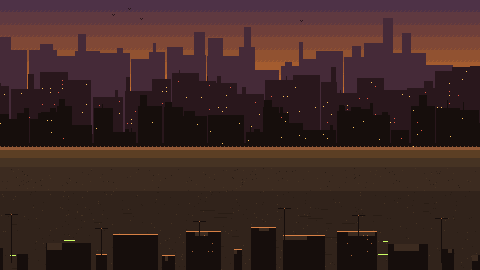
#> input picture Assets/Art/PixelWasteland/BG/codex_bg.png, 480 x 270 px
$ python gen_extra.py
#> lines starting #> are read from the running program, lines starting #| are printed output that depends on the picture
# -*- coding: utf-8 -*-
"""补充素材：暗角 + 背景提亮。用法: python Docs/_tools/gen_extra.py"""
import os
from PIL import Image, ImageEnhance

ROOT = os.path.abspath(os.path.join(os.path.dirname(__file__), '..', '..'))
ART = os.path.join(ROOT, 'Assets', 'Art', 'PixelWasteland')


def make_vignette(W=320, H=180):
    """径向暗角：边缘不透明黑，中心全透明。平滑渐变，不做像素化。"""
#> called with W = 320, H = 180
    im = Image.new('RGBA', (W, H), (0, 0, 0, 0))
#> im: PIL image 320x180 RGBA; every value is 0
    px = im.load()
    cx, cy = (W - 1) / 2.0, (H - 1) / 2.0
    maxd = (cx * cx + cy * cy) ** 0.5
    for y in range(H):
        for x in range(W):
            dx = (x - cx) / cx
            dy = (y - cy) / cy
            # 椭圆距离，中心留出干净区域
            d = min(1.0, (dx * dx * 0.85 + dy * dy * 0.85) ** 0.5)
            a = 0.0
            if d > 0.55:
                t = (d - 0.55) / 0.45
                a = (t ** 1.6) * 0.72
            if a > 0.004:
                px[x, y] = (0, 0, 0, int(min(255, a * 255)))
    return im


def brighten(path, factor=1.18, contrast=1.04):
    im = Image.open(path).convert('RGBA')
    r, g, b, a = im.split()
    rgb = Image.merge('RGB', (r, g, b))
    rgb = ImageEnhance.Brightness(rgb).enhance(factor)
    rgb = ImageEnhance.Contrast(rgb).enhance(contrast)
    r2, g2, b2 = rgb.split()
    out = Image.merge('RGBA', (r2, g2, b2, a))
    out.save(path)
    return path


if __name__ == '__main__':
    os.makedirs(os.path.join(ART, 'UI'), exist_ok=True)
    make_vignette().save(os.path.join(ART, 'UI', 'vignette.png'))
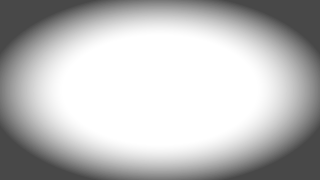
#> saved as vignette.png: PIL image 320x180 RGBA; mean R, G, B, A 0, 0, 0, 66.8; transparent parts drawn white
    print('vignette ok')

    bg = os.path.join(ART, 'BG', 'codex_bg.png')
    brighten(bg, 1.18, 1.05)
#> in brighten, im is the input picture: PIL image 480x270 RGBA; mean R, G, B, A 61.1, 38.8, 35.4, 255
#> in brighten, `r, g, b, a = im.split()`:
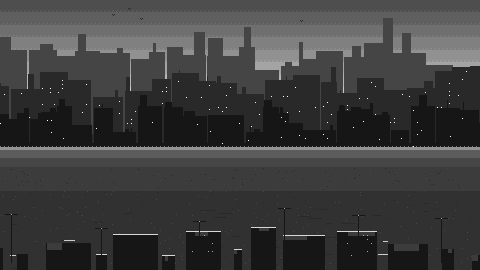
#> r: PIL image 480x270 L; min 22, max 255, mean 61.1
#> in brighten, `r, g, b, a = im.split()`:
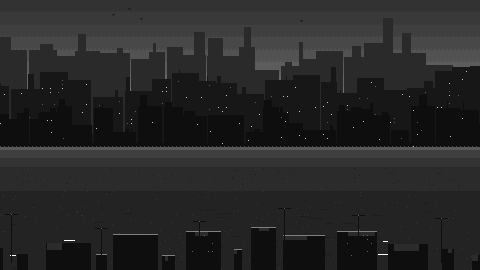
#> g: PIL image 480x270 L; min 14, max 255, mean 38.8
#> in brighten, `r, g, b, a = im.split()`:
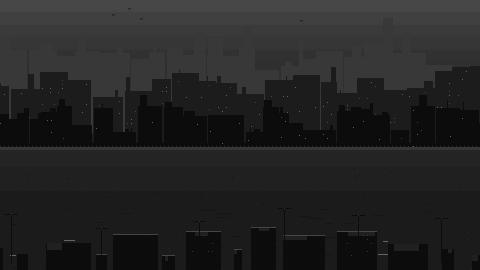
#> b: PIL image 480x270 L; min 12, max 101, mean 35.4
#> in brighten, `r, g, b, a = im.split()`: a: PIL image 480x270 L; every value is 255
#> in brighten, `rgb = ImageEnhance.Brightness(rgb).enhance(factor)`:
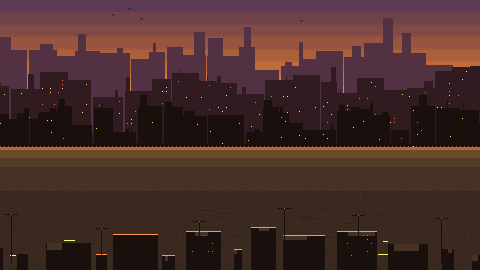
#> rgb: PIL image 480x270 RGB; mean R, G, B 71.4, 45.3, 41.3
#> in brighten, `r2, g2, b2 = rgb.split()`:
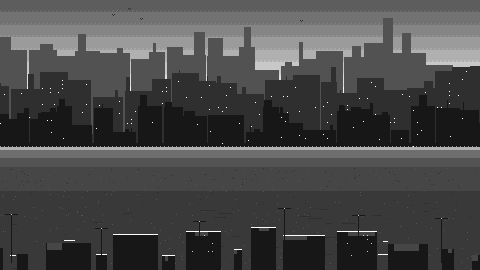
#> r2: PIL image 480x270 L; min 23, max 255, mean 71.7
    print('bg brightened')
